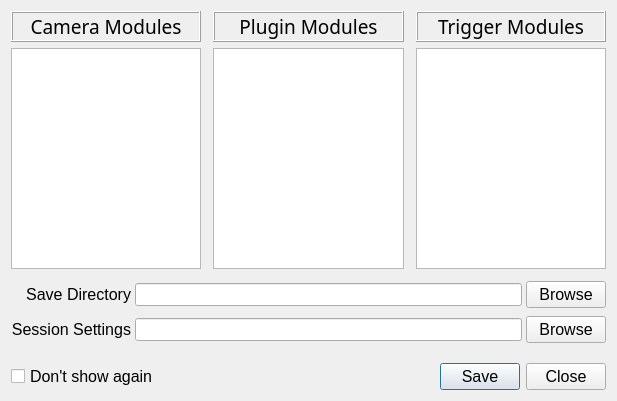
<?xml version="1.0" encoding="UTF-8"?>
<ui version="4.0">
 <class>StartMenu</class>
 <widget class="QDialog" name="StartMenu">
  <property name="windowModality">
   <enum>Qt::NonModal</enum>
  </property>
  <property name="geometry">
   <rect>
    <x>0</x>
    <y>0</y>
    <width>617</width>
    <height>401</height>
   </rect>
  </property>
  <property name="font">
   <font>
    <pointsize>12</pointsize>
   </font>
  </property>
  <property name="windowTitle">
   <string>Start Menu</string>
  </property>
  <layout class="QVBoxLayout" name="verticalLayout" stretch="5,0,0">
   <property name="spacing">
    <number>12</number>
   </property>
   <item>
    <layout class="QHBoxLayout" name="listWidgetMenu">
     <item>
      <layout class="QVBoxLayout" name="camLayout">
       <property name="spacing">
        <number>6</number>
       </property>
       <item>
        <widget class="QLabel" name="camLabel">
         <property name="font">
          <font>
           <family>Trebuchet MS</family>
           <pointsize>14</pointsize>
          </font>
         </property>
         <property name="frameShape">
          <enum>QFrame::Box</enum>
         </property>
         <property name="frameShadow">
          <enum>QFrame::Raised</enum>
         </property>
         <property name="text">
          <string>Camera Modules</string>
         </property>
         <property name="alignment">
          <set>Qt::AlignCenter</set>
         </property>
        </widget>
       </item>
       <item>
        <widget class="QListWidget" name="camera_modules">
         <property name="focusPolicy">
          <enum>Qt::NoFocus</enum>
         </property>
         <property name="editTriggers">
          <set>QAbstractItemView::DoubleClicked|QAbstractItemView::EditKeyPressed</set>
         </property>
         <property name="selectionMode">
          <enum>QAbstractItemView::SingleSelection</enum>
         </property>
         <property name="spacing">
          <number>8</number>
         </property>
        </widget>
       </item>
      </layout>
     </item>
     <item>
      <layout class="QVBoxLayout" name="pluginLayout">
       <property name="spacing">
        <number>6</number>
       </property>
       <item>
        <widget class="QLabel" name="pluginLabel">
         <property name="font">
          <font>
           <family>Trebuchet MS</family>
           <pointsize>14</pointsize>
          </font>
         </property>
         <property name="frameShape">
          <enum>QFrame::Box</enum>
         </property>
         <property name="frameShadow">
          <enum>QFrame::Raised</enum>
         </property>
         <property name="text">
          <string>Plugin Modules</string>
         </property>
         <property name="alignment">
          <set>Qt::AlignCenter</set>
         </property>
        </widget>
       </item>
       <item>
        <widget class="QListWidget" name="plugin_modules">
         <property name="focusPolicy">
          <enum>Qt::NoFocus</enum>
         </property>
         <property name="editTriggers">
          <set>QAbstractItemView::DoubleClicked|QAbstractItemView::EditKeyPressed</set>
         </property>
         <property name="selectionMode">
          <enum>QAbstractItemView::SingleSelection</enum>
         </property>
         <property name="spacing">
          <number>8</number>
         </property>
        </widget>
       </item>
      </layout>
     </item>
     <item>
      <layout class="QVBoxLayout" name="triggerLayout">
       <property name="spacing">
        <number>6</number>
       </property>
       <item>
        <widget class="QLabel" name="triggerLabel">
         <property name="font">
          <font>
           <family>Trebuchet MS</family>
           <pointsize>14</pointsize>
          </font>
         </property>
         <property name="frameShape">
          <enum>QFrame::Box</enum>
         </property>
         <property name="frameShadow">
          <enum>QFrame::Raised</enum>
         </property>
         <property name="text">
          <string>Trigger Modules</string>
         </property>
         <property name="alignment">
          <set>Qt::AlignCenter</set>
         </property>
        </widget>
       </item>
       <item>
        <widget class="QListWidget" name="trigger_modules">
         <property name="focusPolicy">
          <enum>Qt::NoFocus</enum>
         </property>
         <property name="selectionMode">
          <enum>QAbstractItemView::SingleSelection</enum>
         </property>
         <property name="spacing">
          <number>8</number>
         </property>
        </widget>
       </item>
      </layout>
     </item>
    </layout>
   </item>
   <item>
    <layout class="QGridLayout" name="lineEditMenu">
     <property name="bottomMargin">
      <number>8</number>
     </property>
     <property name="horizontalSpacing">
      <number>4</number>
     </property>
     <property name="verticalSpacing">
      <number>8</number>
     </property>
     <item row="0" column="1">
      <widget class="QLineEdit" name="save_directory">
       <property name="font">
        <font>
         <pointsize>10</pointsize>
        </font>
       </property>
      </widget>
     </item>
     <item row="0" column="0">
      <widget class="QLabel" name="saveDirectoryLabel">
       <property name="font">
        <font>
         <pointsize>12</pointsize>
        </font>
       </property>
       <property name="text">
        <string>Save Directory</string>
       </property>
       <property name="alignment">
        <set>Qt::AlignRight|Qt::AlignTrailing|Qt::AlignVCenter</set>
       </property>
      </widget>
     </item>
     <item row="0" column="2">
      <widget class="QPushButton" name="save_dir_btn">
       <property name="font">
        <font>
         <pointsize>12</pointsize>
        </font>
       </property>
       <property name="text">
        <string>Browse</string>
       </property>
      </widget>
     </item>
     <item row="1" column="1">
      <widget class="QLineEdit" name="session_dir">
       <property name="font">
        <font>
         <pointsize>10</pointsize>
        </font>
       </property>
      </widget>
     </item>
     <item row="1" column="0">
      <widget class="QLabel" name="sessDirectoryLabel">
       <property name="font">
        <font>
         <pointsize>12</pointsize>
        </font>
       </property>
       <property name="text">
        <string>Session Settings</string>
       </property>
       <property name="alignment">
        <set>Qt::AlignRight|Qt::AlignTrailing|Qt::AlignVCenter</set>
       </property>
      </widget>
     </item>
     <item row="1" column="2">
      <widget class="QPushButton" name="sess_dir_btn">
       <property name="font">
        <font>
         <pointsize>12</pointsize>
        </font>
       </property>
       <property name="text">
        <string>Browse</string>
       </property>
      </widget>
     </item>
    </layout>
   </item>
   <item>
    <layout class="QHBoxLayout" name="horizontalLayout">
     <item>
      <widget class="QCheckBox" name="dontShowAgain">
       <property name="sizePolicy">
        <sizepolicy hsizetype="Minimum" vsizetype="Maximum">
         <horstretch>0</horstretch>
         <verstretch>0</verstretch>
        </sizepolicy>
       </property>
       <property name="font">
        <font>
         <pointsize>12</pointsize>
        </font>
       </property>
       <property name="text">
        <string>Don't show again</string>
       </property>
       <property name="iconSize">
        <size>
         <width>16</width>
         <height>16</height>
        </size>
       </property>
      </widget>
     </item>
     <item>
      <widget class="QDialogButtonBox" name="buttonBox">
       <property name="orientation">
        <enum>Qt::Horizontal</enum>
       </property>
       <property name="standardButtons">
        <set>QDialogButtonBox::Close|QDialogButtonBox::Save</set>
       </property>
       <property name="centerButtons">
        <bool>false</bool>
       </property>
      </widget>
     </item>
    </layout>
   </item>
  </layout>
 </widget>
 <resources/>
 <connections>
  <connection>
   <sender>buttonBox</sender>
   <signal>accepted()</signal>
   <receiver>StartMenu</receiver>
   <slot>accept()</slot>
   <hints>
    <hint type="sourcelabel">
     <x>248</x>
     <y>254</y>
    </hint>
    <hint type="destinationlabel">
     <x>157</x>
     <y>274</y>
    </hint>
   </hints>
  </connection>
  <connection>
   <sender>buttonBox</sender>
   <signal>rejected()</signal>
   <receiver>StartMenu</receiver>
   <slot>reject()</slot>
   <hints>
    <hint type="sourcelabel">
     <x>316</x>
     <y>260</y>
    </hint>
    <hint type="destinationlabel">
     <x>286</x>
     <y>274</y>
    </hint>
   </hints>
  </connection>
 </connections>
</ui>
